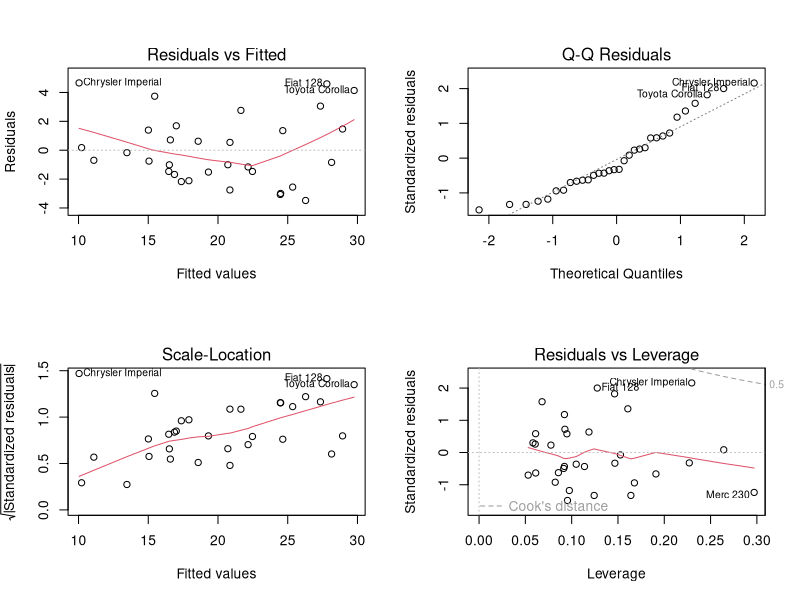
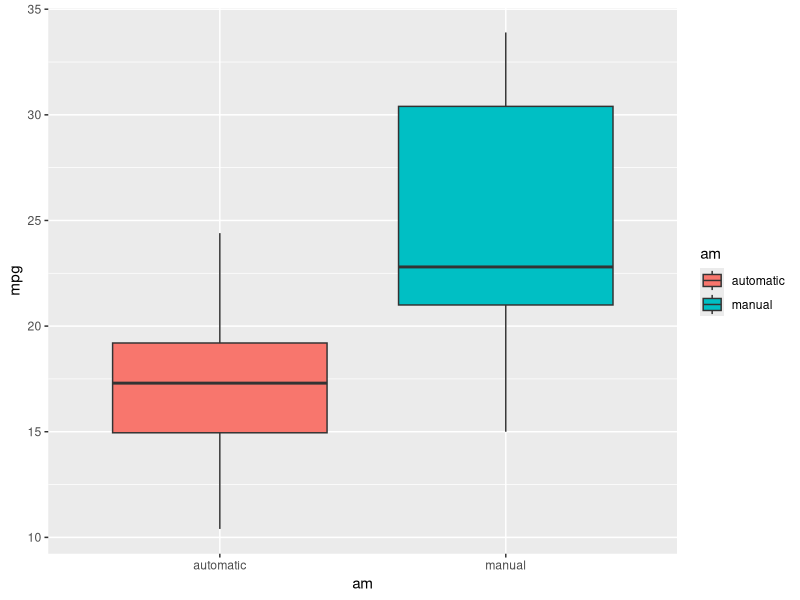
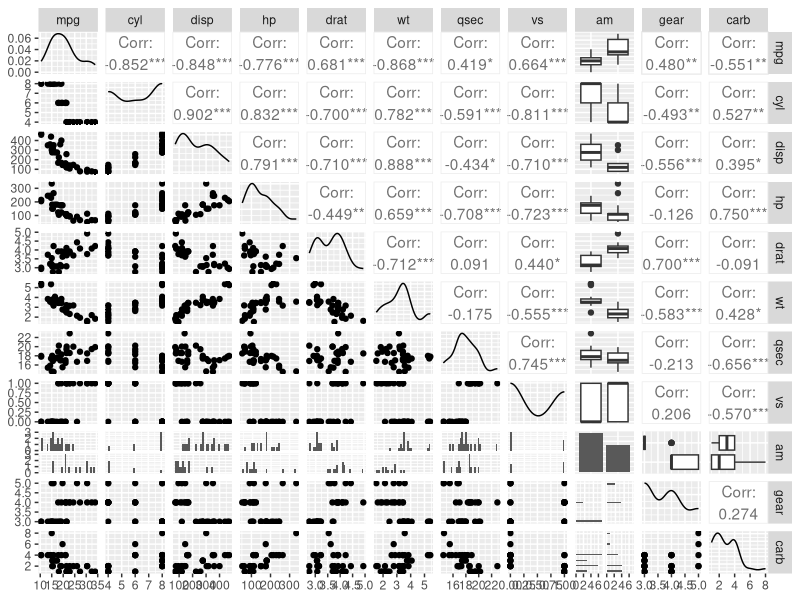

Write R code to recreate these figures, in order.
## ---- chunk 1
knitr::opts_chunk$set(
    fig.width = 8,
    fig.height = 6,
    fig.path = 'Figs/',
    echo = TRUE,
    warning = FALSE,
    message = FALSE
)
options(knitr.table.format = "html") 
## ---- chunk 2
library(ggplot2)
library(car)
library(GGally)
## ---- chunk 3
mtcars$am <- factor(mtcars$am,labels = c("automatic","manual"))
## ---- chunk 4
t <- t.test(mtcars$mpg~mtcars$am)
## ---- chunk 5
fit_am <- lm(mpg~am, data = mtcars)
## ---- chunk 6
fit_all <- lm(mpg~.,data = mtcars)
## ---- chunk 7
v1 <- vif(fit_all)
## ---- chunk 8
fit1 <- lm(mpg~am,data = mtcars)
fit2 <- lm(mpg~wt+am, data = mtcars)
## ---- chunk 9
fit3 <- lm(mpg~am+wt+disp,data = mtcars)
## ---- chunk 10
fit4 <- lm(mpg~am+wt+disp+hp,data = mtcars)
fit5 <- lm(mpg~am+wt+disp + hp+ cyl,data = mtcars)
fit6 <- lm(mpg~am+wt+disp+hp+cyl+vs, data = mtcars)
## ---- chunk 11
best_fit <- step(fit_all,direction = "both",trace = FALSE)
## ---- chunk 12
v2 <- vif(best_fit)
## ---- chunk 13
t
## ---- chunk 14
par(mfrow = c(2,2))
plot(best_fit)
## ---- chunk 15
g <- ggplot(data = mtcars, aes(x = am, y = mpg,fill = am))
g + geom_boxplot()
## ---- chunk 16
ggpairs(mtcars)
## ---- chunk 17
summary(fit_am)
## ---- chunk 18
summary(fit_all)
## ---- chunk 19
v1
## ---- chunk 20
summary(best_fit)
## ---- chunk 21
v2
## ---- chunk 22
anova(fit1,fit2,fit3,fit4,fit5,fit6)
